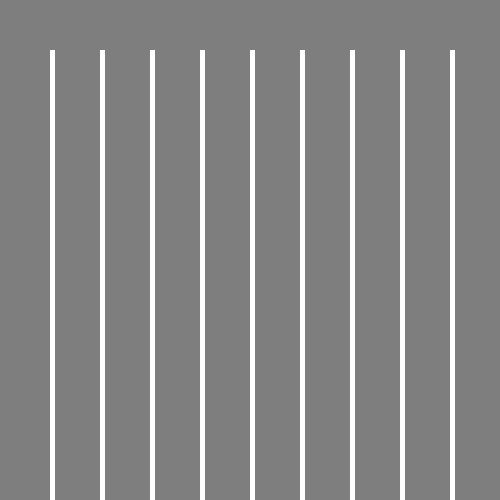
Frame 1 (no input)
Frame 60 (the mouse pressed at the canvas centre just before this capture): identical to frame 1, image omitted
Frame 120 (the mouse held since frame 60 and released just before this capture): identical to frame 1, image omitted

The Processing sketch that drew this single still picture (run headless with seeded random() and noise(); from frame 60 on, the mouse is pressed at the canvas centre):

// Processing sketch: processing_63537
// ── processing_63537.pde

void setup()//define os comandos setup
{

  size(500,500);//define a area da janela 
  background(126);//define a cor do fundo da janela,neste caso cinzento
  smooth();//alisa as supreficies
  noStroke();//retira todo o outline
}

void draw()//comando de desenho
{
  for (int x = 1; x < 10; x = x+1)//ciclo for que permite defenir parametros de "X"
{
  //pois o "X" começa em 0 e vai aumentar ate 10 com o espaçamento de 50 em 50 como é mostrado em baixo 
   
  rect(x*50,width/10,5,700);//coordenadas do rectangulo sendo "x" o espaçamento entre todos os objectos, neste caso e de 50 px
}
}
